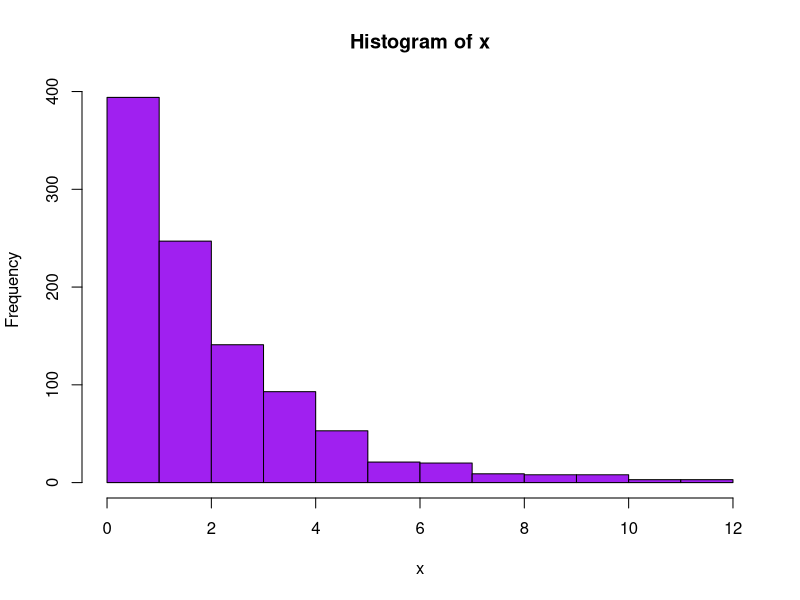

The R script that drew this image:
## ---- chunk 1
ans <- 2 + 7
ans
## ---- chunk 2
set.seed(123)
x <- rchisq(1000, 2)
hist(x, col = "purple")
